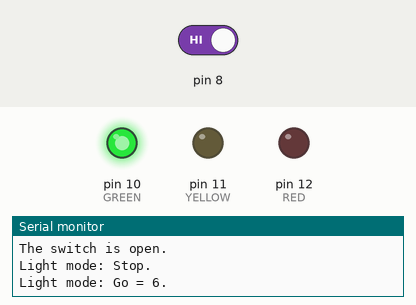
Simulated run of this sketch. Board: Arduino Uno, built with avr-gcc and run on an emulated ATmega328P. Parts: output pins drawn as LEDs (lit = HIGH), the last lines printed to the serial monitor. The inputs (shaded band) are chosen by the test bench; at power-on: pin 8 HIGH.

Above: at 21.4 s.
21.5 s: pin 8 driven LOW
At 27.3 s:
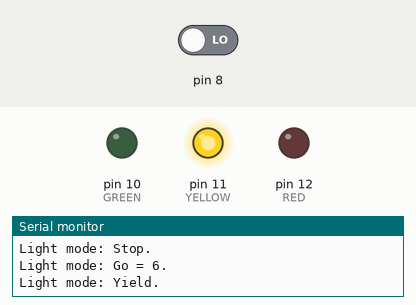
At 28.8 s:
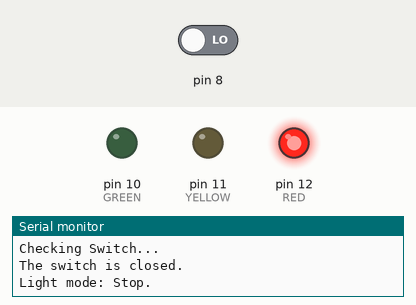
Timing chart, 0 to 35.5 s (numbered marks = the images above; inputs shaded):
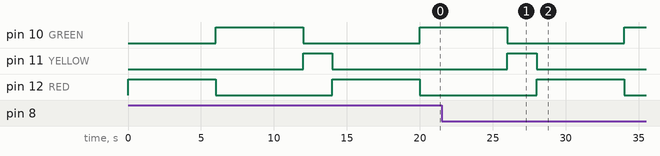

Measured:
- after the input at 21.5 s, pin 10 (GREEN): goes on until 34.0 s, then stays HIGH; pin 11 (YELLOW): goes on until 28.0 s, then stays LOW
- by itself, pin 12 (RED): alternates HIGH for 6.0 s and LOW for 8.0 s

The sketch:

Stoplight1.ino
```cpp
int RED = 12;
int YELLOW = 11;
int GREEN = 10;
int stp = 6;
int yld = 2;
int go = 6;
void setup()
{
  pinMode(RED, OUTPUT);
  pinMode(YELLOW, OUTPUT);
  pinMode(GREEN, OUTPUT);
  pinMode(8, INPUT_PULLUP);
  digitalWrite(RED, LOW);
  digitalWrite(YELLOW, LOW);
  digitalWrite(GREEN, LOW);
  Serial.begin(9600);
  while(!Serial);
}
void loop()
{
  red(stp);
  green(go);
  yellow(yld);
  go = checkSwitch();
}
void red(int stp)
{
    digitalWrite(GREEN, LOW);
    digitalWrite(YELLOW, LOW);
    digitalWrite(RED, HIGH);
    Serial.println("Light mode: Stop.");
    delay(stp*1000);
}
void green(int go)
{
    digitalWrite(GREEN, HIGH);
    digitalWrite(YELLOW, LOW);
    digitalWrite(RED, LOW);
    Serial.print("Light mode: Go = ");
    Serial.print(go);
    Serial.println(".");
    delay(go*1000);
}
void yellow(int yield)
{
    digitalWrite(GREEN, LOW);
    digitalWrite(YELLOW, HIGH);
    digitalWrite(RED, LOW);
    Serial.println("Light mode: Yield.");
    delay(yield*1000);
}
int checkSwitch()
{
  int set = digitalRead(8);    // read the state of pin 8
  Serial.println("Checking Switch...");
  if(set)         //if high, the switch is open and the pin = 5V
  {
    Serial.println("The switch is open.");
    return 6;
  }
  else          //pin 8 is low(0 volts) set the delay to 10 sec
  {
    Serial.println("The switch is closed.");
    return 10;
  }
}
```
